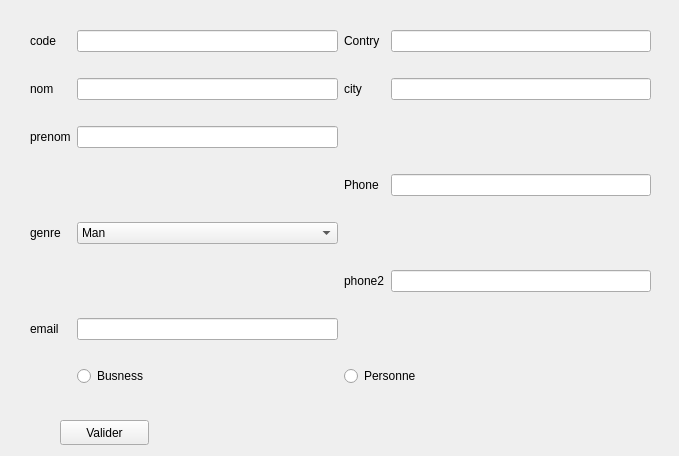
<?xml version="1.0" encoding="UTF-8"?>
<ui version="4.0">
 <class>Client</class>
 <widget class="QMainWindow" name="Client">
  <property name="geometry">
   <rect>
    <x>0</x>
    <y>0</y>
    <width>679</width>
    <height>456</height>
   </rect>
  </property>
  <property name="windowTitle">
   <string>MainWindow</string>
  </property>
  <widget class="QWidget" name="centralwidget">
   <widget class="QWidget" name="layoutWidget">
    <property name="geometry">
     <rect>
      <x>30</x>
      <y>10</y>
      <width>621</width>
      <height>401</height>
     </rect>
    </property>
    <layout class="QGridLayout" name="gridLayout">
     <item row="0" column="0">
      <widget class="QLabel" name="label">
       <property name="text">
        <string>code</string>
       </property>
      </widget>
     </item>
     <item row="0" column="1">
      <widget class="QLineEdit" name="codeLine"/>
     </item>
     <item row="0" column="2">
      <widget class="QLabel" name="label_2">
       <property name="text">
        <string>Contry</string>
       </property>
      </widget>
     </item>
     <item row="0" column="3">
      <widget class="QLineEdit" name="contryLine"/>
     </item>
     <item row="1" column="0">
      <widget class="QLabel" name="label_3">
       <property name="text">
        <string>nom</string>
       </property>
      </widget>
     </item>
     <item row="1" column="1">
      <widget class="QLineEdit" name="nameLine"/>
     </item>
     <item row="1" column="2">
      <widget class="QLabel" name="label_7">
       <property name="text">
        <string>city</string>
       </property>
      </widget>
     </item>
     <item row="1" column="3">
      <widget class="QLineEdit" name="cityLine"/>
     </item>
     <item row="2" column="0">
      <widget class="QLabel" name="label_4">
       <property name="text">
        <string>prenom</string>
       </property>
      </widget>
     </item>
     <item row="2" column="1">
      <widget class="QLineEdit" name="prenomLine"/>
     </item>
     <item row="3" column="2">
      <widget class="QLabel" name="label_8">
       <property name="text">
        <string>Phone</string>
       </property>
      </widget>
     </item>
     <item row="3" column="3">
      <widget class="QLineEdit" name="phoneLine"/>
     </item>
     <item row="4" column="0">
      <widget class="QLabel" name="label_5">
       <property name="text">
        <string>genre</string>
       </property>
      </widget>
     </item>
     <item row="5" column="2">
      <widget class="QLabel" name="label_9">
       <property name="text">
        <string>phone2</string>
       </property>
      </widget>
     </item>
     <item row="5" column="3">
      <widget class="QLineEdit" name="phoneLine2"/>
     </item>
     <item row="6" column="0">
      <widget class="QLabel" name="label_6">
       <property name="text">
        <string>email</string>
       </property>
      </widget>
     </item>
     <item row="6" column="1">
      <widget class="QLineEdit" name="emailLine"/>
     </item>
     <item row="7" column="1">
      <widget class="QRadioButton" name="radioButton">
       <property name="text">
        <string>Busness</string>
       </property>
      </widget>
     </item>
     <item row="7" column="2" colspan="2">
      <widget class="QRadioButton" name="radioButton_2">
       <property name="text">
        <string>Personne</string>
       </property>
      </widget>
     </item>
     <item row="4" column="1">
      <widget class="QComboBox" name="comboBox">
       <item>
        <property name="text">
         <string>Man</string>
        </property>
       </item>
       <item>
        <property name="text">
         <string>woman</string>
        </property>
       </item>
      </widget>
     </item>
    </layout>
   </widget>
   <widget class="QPushButton" name="pushButton">
    <property name="geometry">
     <rect>
      <x>400</x>
      <y>500</y>
      <width>89</width>
      <height>25</height>
     </rect>
    </property>
    <property name="text">
     <string>enregistré</string>
    </property>
   </widget>
   <widget class="QPushButton" name="valider">
    <property name="geometry">
     <rect>
      <x>60</x>
      <y>420</y>
      <width>89</width>
      <height>25</height>
     </rect>
    </property>
    <property name="text">
     <string>Valider</string>
    </property>
   </widget>
  </widget>
 </widget>
 <resources/>
 <connections/>
</ui>
